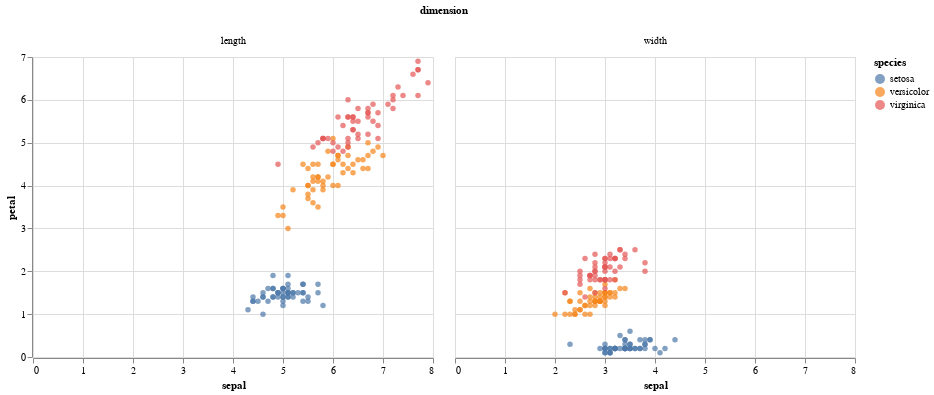

Notebook cell for this chart:
### Markdown cell above
Now let's separate our species by color to see if they form clusters.

### Code cell
alt.Chart(df).mark_circle().encode(
    x="sepal:Q",
    y="petal:Q",
    color="species:N",
    column="dimension:N"
)

### Figure 1 — Vega-Lite specification as saved in the notebook (floating-point values rounded to 4 significant figures; data arrays with more than 128 entries replaced by an {"elided": "..."} marker saying what was removed)
{"config": {"view": {"continuousWidth": 400, "continuousHeight": 300}}, "data": {"name": "data-1e6c28c1dc208265e5e6c9f1dcbc0d75"}, "mark": "circle", "encoding": {"color": {"field": "species", "type": "nominal"}, "column": {"field": "dimension", "type": "nominal"}, "x": {"field": "sepal", "type": "quantitative"}, "y": {"field": "petal", "type": "quantitative"}}, "$schema": "https://vega.github.io/schema/vega-lite/v4.17.0.json", "datasets": {"data-1e6c28c1dc208265e5e6c9f1dcbc0d75": {"elided": "300 records"}}}
